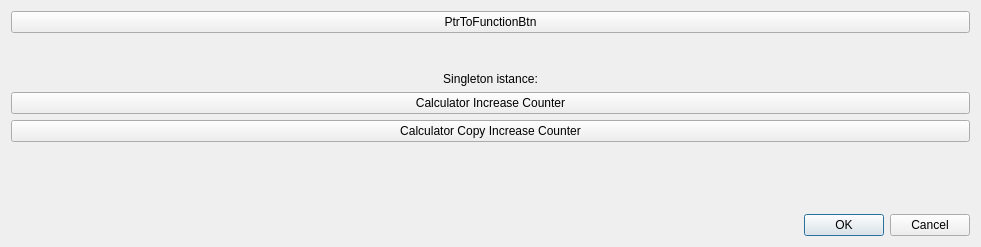
<?xml version="1.0" encoding="UTF-8"?>
<ui version="4.0">
 <class>misc</class>
 <widget class="QDialog" name="misc">
  <property name="geometry">
   <rect>
    <x>0</x>
    <y>0</y>
    <width>981</width>
    <height>247</height>
   </rect>
  </property>
  <property name="windowTitle">
   <string>Dialog</string>
  </property>
  <layout class="QGridLayout" name="gridLayout">
   <item row="0" column="0">
    <widget class="QPushButton" name="btn1">
     <property name="text">
      <string>PtrToFunctionBtn</string>
     </property>
    </widget>
   </item>
   <item row="8" column="0">
    <spacer name="verticalSpacer">
     <property name="orientation">
      <enum>Qt::Vertical</enum>
     </property>
     <property name="sizeHint" stdset="0">
      <size>
       <width>20</width>
       <height>40</height>
      </size>
     </property>
    </spacer>
   </item>
   <item row="9" column="0">
    <widget class="QDialogButtonBox" name="buttonBox">
     <property name="orientation">
      <enum>Qt::Horizontal</enum>
     </property>
     <property name="standardButtons">
      <set>QDialogButtonBox::Cancel|QDialogButtonBox::Ok</set>
     </property>
    </widget>
   </item>
   <item row="6" column="0">
    <widget class="QPushButton" name="btn3">
     <property name="text">
      <string>Calculator Copy Increase Counter</string>
     </property>
    </widget>
   </item>
   <item row="5" column="0">
    <widget class="QPushButton" name="btn2">
     <property name="text">
      <string>Calculator Increase Counter</string>
     </property>
    </widget>
   </item>
   <item row="4" column="0">
    <widget class="QLabel" name="label">
     <property name="text">
      <string>Singleton istance:</string>
     </property>
     <property name="alignment">
      <set>Qt::AlignCenter</set>
     </property>
    </widget>
   </item>
   <item row="1" column="0">
    <spacer name="verticalSpacer_3">
     <property name="orientation">
      <enum>Qt::Vertical</enum>
     </property>
     <property name="sizeHint" stdset="0">
      <size>
       <width>20</width>
       <height>40</height>
      </size>
     </property>
    </spacer>
   </item>
   <item row="7" column="0">
    <spacer name="verticalSpacer_2">
     <property name="orientation">
      <enum>Qt::Vertical</enum>
     </property>
     <property name="sizeHint" stdset="0">
      <size>
       <width>20</width>
       <height>40</height>
      </size>
     </property>
    </spacer>
   </item>
  </layout>
 </widget>
 <resources/>
 <connections>
  <connection>
   <sender>buttonBox</sender>
   <signal>accepted()</signal>
   <receiver>misc</receiver>
   <slot>accept()</slot>
   <hints>
    <hint type="sourcelabel">
     <x>248</x>
     <y>254</y>
    </hint>
    <hint type="destinationlabel">
     <x>157</x>
     <y>274</y>
    </hint>
   </hints>
  </connection>
  <connection>
   <sender>buttonBox</sender>
   <signal>rejected()</signal>
   <receiver>misc</receiver>
   <slot>reject()</slot>
   <hints>
    <hint type="sourcelabel">
     <x>316</x>
     <y>260</y>
    </hint>
    <hint type="destinationlabel">
     <x>286</x>
     <y>274</y>
    </hint>
   </hints>
  </connection>
 </connections>
</ui>
